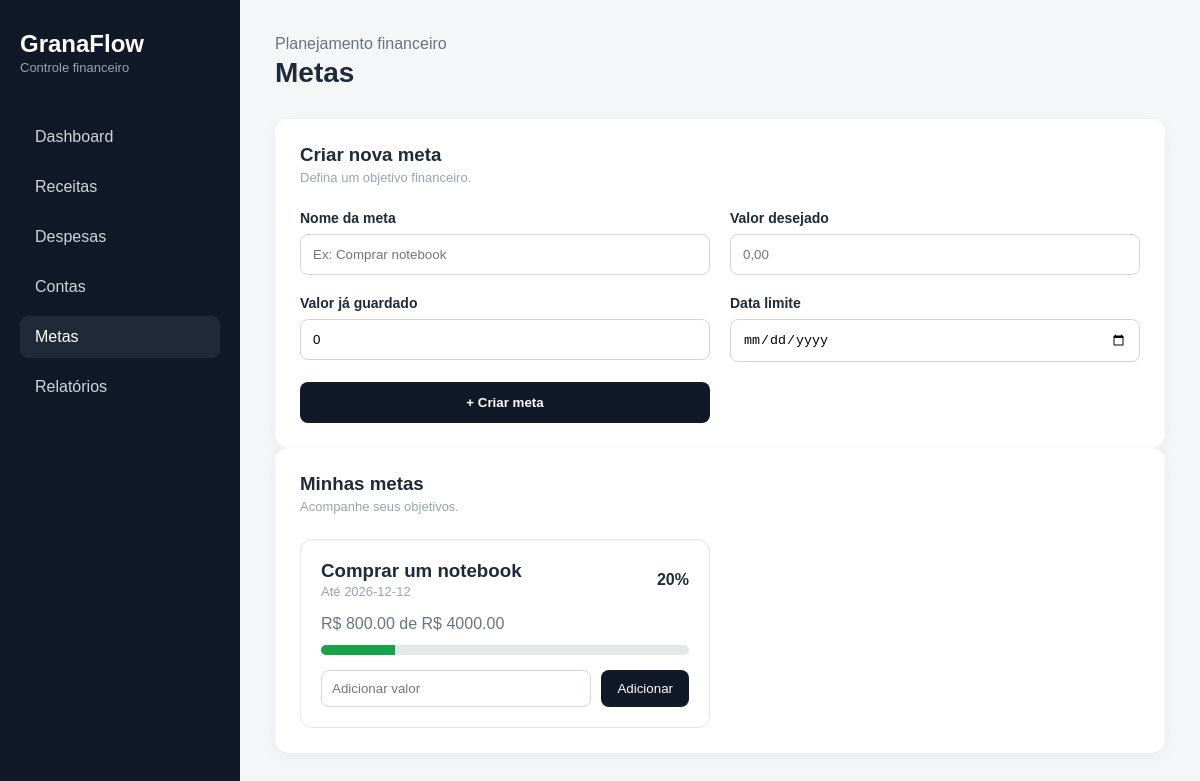
/metas (signed in), run on the app's committed database.
### tables this page shows
CREATE TABLE metas (
    id INTEGER PRIMARY KEY AUTOINCREMENT,
    usuario_id INTEGER NOT NULL,
    nome TEXT NOT NULL,
    valor_meta REAL NOT NULL,
    valor_atual REAL DEFAULT 0,
    data_limite DATE,
    data_cadastro DATETIME DEFAULT CURRENT_TIMESTAMP,

    FOREIGN KEY (usuario_id) REFERENCES usuarios(id)
);

### app.py (the view, shortened to what this page needs)
@app.route("/metas", methods=["GET", "POST"])
def metas():
    if "usuario_id" not in session:
        return redirect(url_for("login"))
    usuario_id = session["usuario_id"]
    conexao = criar_conexao()
    cursor = conexao.cursor()
    metas_usuario = cursor.execute(
        """
        SELECT *
        FROM metas
        WHERE usuario_id = ?
        ORDER BY id DESC
        """,
        (usuario_id,)
    ).fetchall()
    metas_formatadas = []
    for meta in metas_usuario:
        if meta["valor_meta"] > 0:
            porcentagem = (
                meta["valor_atual"] /
                meta["valor_meta"]
            ) * 100
        else:
            porcentagem = 0
        porcentagem = min(porcentagem, 100)
        metas_formatadas.append({
            "id": meta["id"],
            "nome": meta["nome"],
            "valor_meta": meta["valor_meta"],
            "valor_atual": meta["valor_atual"],
            "data_limite": meta["data_limite"],
            "porcentagem": porcentagem
        })
    conexao.close()
    return render_template(
        "metas.html",
        metas=metas_formatadas
    )

### database/conexao.py (called while the page is built)
def criar_conexao():
    conexao = sqlite3.connect("granaflow.db")
    conexao.row_factory = sqlite3.Row
    return conexao

### templates/metas.html (shortened to what this page needs)
<!DOCTYPE html>
<html lang="pt-BR">
<head>
    <link
        rel="stylesheet"
        href="{{ url_for('static', filename='css/dashboard.css') }}"
    >
</head>
<body>
<div class="app">
    <aside class="sidebar">
        <div>
            <div class="logo">
                <h2>GranaFlow</h2>
                <span>Controle financeiro</span>
            </div>
            <nav>
                <a href="{{ url_for('dashboard') }}">
                    Dashboard
                </a>
                <a href="{{ url_for('receitas') }}">
                    Receitas
                </a>
                <a href="{{ url_for('despesas') }}">
                    Despesas
                </a>
                <a href="{{ url_for('contas') }}">
                    Contas
                </a>
                <a href="{{ url_for('metas') }}" class="active">
                    Metas
                </a>
                <a href="#">
                    Relatórios
                </a>
            </nav>
        </div>
    </aside>
    <main class="main-content">
        <header class="topbar">
            <div>
                <p class="welcome">Planejamento financeiro</p>
                <h1>Metas</h1>
            </div>
        </header>
        <section class="panel">
            <div class="panel-header">
                <div>
                    <h3>Criar nova meta</h3>
                    <p>Defina um objetivo financeiro.</p>
                </div>
            </div>
            <form method="POST" class="finance-form">
                <div>
                    <label for="nome">
                        Nome da meta
                    </label>
                    <input
                        type="text"
                        id="nome"
                        name="nome"
                        placeholder="Ex: Comprar notebook"
                        required
                    >
                </div>
                <div>
                    <label for="valor_meta">
                        Valor desejado
                    </label>
                    <input
                        type="number"
                        id="valor_meta"
                        name="valor_meta"
                        step="0.01"
                        min="0.01"
                        placeholder="0,00"
                        required
                    >
                </div>
                <div>
                    <label for="valor_atual">
                        Valor já guardado
                    </label>
                    <input
                        type="number"
                        id="valor_atual"
                        name="valor_atual"
                        step="0.01"
                        min="0"
                        value="0"
                    >
                </div>
                <div>
                    <label for="data_limite">
                        Data limite
                    </label>
                    <input
                        type="date"
                        id="data_limite"
                        name="data_limite"
                    >
                </div>
                <button type="submit">
                    + Criar meta
                </button>
            </form>
        </section>
        <section class="panel">
            <div class="panel-header">
                <div>
                    <h3>Minhas metas</h3>
                    <p>Acompanhe seus objetivos.</p>
                </div>
            </div>
            {% if metas %}
                <div class="metas-list">
                    {% for meta in metas %}
                        <div class="meta-card">
                            <div class="meta-top">
                                <div>
                                    <h3>
                                        {{ meta["nome"] }}
                                    </h3>
                                    {% if meta["data_limite"] %}
                                        <span>
                                            Até {{ meta["data_limite"] }}
                                        </span>
                                    {% endif %}
                                </div>
                                <strong>
                                    {{ "%.0f"|format(meta["porcentagem"]) }}%
                                </strong>
                            </div>
                            <p>
                                R$ {{ "%.2f"|format(meta["valor_atual"]) }}
                                de
                                R$ {{ "%.2f"|format(meta["valor_meta"]) }}
                            </p>
                            <div class="goal-progress">
                                <div
                                    style="width: {{ meta['porcentagem'] }}%;"
                                ></div>
                            </div>
                            <form
                                method="POST"
                                action="{{ url_for('adicionar_valor_meta', meta_id=meta['id']) }}"
                                class="meta-add-form"
                            >
                                <input
                                    type="number"
                                    name="valor"
                                    step="0.01"
                                    min="0.01"
                                    placeholder="Adicionar valor"
                                    required
                                >
                                <button type="submit">
                                    Adicionar
                                </button>
                            </form>
                        </div>
                    {% endfor %}
                </div>
            {% endif %}
        </section>
    </main>
</div>
</body>
</html>

### static/css/dashboard.css (style rules this page uses)
* { margin: 0; padding: 0; box-sizing: border-box; }
body { font-family: Arial, sans-serif; background: #f4f6f8; color: #1f2937; }
.app { display: flex; min-height: 100vh; }
.sidebar { width: 240px; background: #111827; color: white; padding: 30px 20px; display: flex; flex-direction: column; justify-content: space-between; position: fixed; top: 0; left: 0; bottom: 0; }
.logo h2 { font-size: 24px; }
.logo span { color: #9ca3af; font-size: 13px; }
.sidebar nav { display: flex; flex-direction: column; gap: 8px; margin-top: 40px; }
.sidebar a { text-decoration: none; color: #d1d5db; padding: 12px 15px; border-radius: 8px; transition: 0.2s; }
.sidebar a:hover, .sidebar a.active { background: #1f2937; color: white; }
.main-content { margin-left: 240px; width: calc(100% - 240px); padding: 35px; }
.topbar { display: flex; justify-content: space-between; align-items: center; margin-bottom: 30px; }
.welcome { color: #6b7280; }
.topbar h1 { font-size: 28px; margin-top: 4px; }
.panel { background: white; padding: 25px; border-radius: 14px; box-shadow: 0 4px 15px rgba(0, 0, 0, 0.05); }
.panel-header { display: flex; justify-content: space-between; align-items: center; margin-bottom: 25px; }
.panel-header p { color: #9ca3af; font-size: 13px; margin-top: 4px; }
.goal-progress { width: 100%; height: 10px; background: #e5e7eb; border-radius: 10px; margin-bottom: 10px; overflow: hidden; }
.goal-progress div { height: 100%; background: #16a34a; }
.finance-form { display: grid; grid-template-columns: repeat(2, 1fr); gap: 20px; }
.finance-form div { display: flex; flex-direction: column; gap: 8px; }
.finance-form label { font-size: 14px; font-weight: bold; }
.finance-form input, .finance-form select { width: 100%; padding: 12px; border: 1px solid #d1d5db; border-radius: 8px; background: white; }
.finance-form button { padding: 13px 20px; border: none; border-radius: 8px; background: #111827; color: white; font-weight: bold; cursor: pointer; }
.metas-list { display: grid; grid-template-columns: repeat(2, 1fr); gap: 20px; }
.meta-card { padding: 20px; border: 1px solid #e5e7eb; border-radius: 12px; }
.meta-top { display: flex; justify-content: space-between; align-items: center; margin-bottom: 15px; }
.meta-top span { color: #9ca3af; font-size: 13px; }
.meta-card p { color: #6b7280; margin-bottom: 12px; }
.meta-add-form { margin-top: 15px; display: flex; gap: 10px; }
.meta-add-form input { flex: 1; padding: 10px; border: 1px solid #d1d5db; border-radius: 8px; }
.meta-add-form button { border: none; background: #111827; color: white; padding: 10px 16px; border-radius: 8px; cursor: pointer; }

### data on the page
metas: nome "Comprar um notebook", data_limite "2026-12-12", porcentagem "20", valor_atual "800.00", valor_meta "4000.00", {{ meta['porcentagem'] }} 20.0 (drawn)
